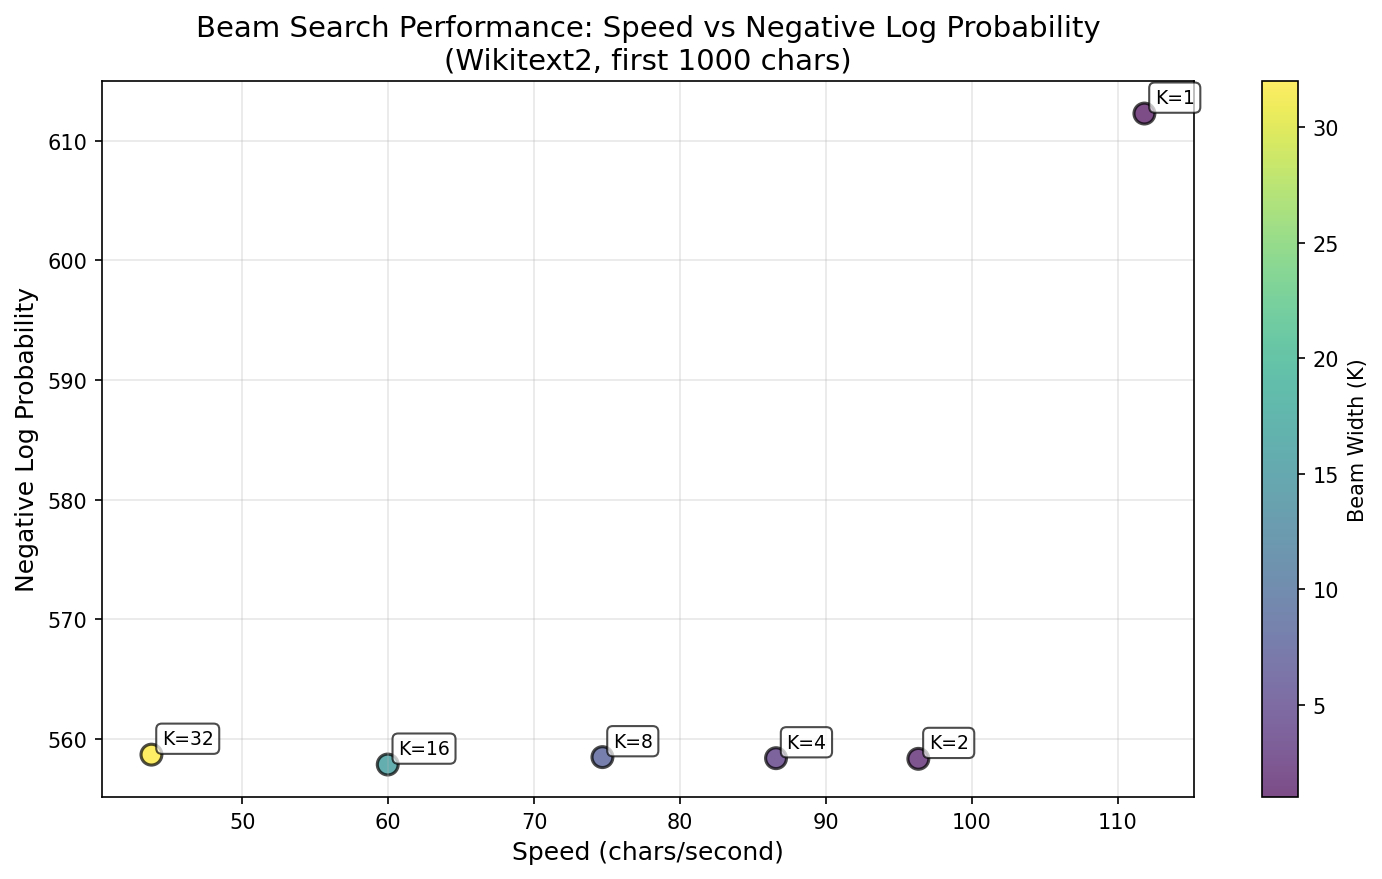

Here is the Python script that generated this plot:
import argparse
import asyncio
import time

import matplotlib.pyplot as plt

from datasets import load_dataset
from genlm.backend import load_model_by_name
from genlm.backend.tokenization.bytes import get_byte_vocab
from genlm.bytes import ByteBeamState, BeamParams, advance_byte_states
from genlm.bytes.byte_lm.trie_state import LazyTrieState, TrieMode
from genlm.bytes.trie import AsyncTokenByteTrie


async def benchmark_k_value(
    llm,
    text_bytes: bytes,
    K: int,
    verbose: bool = False,
    *,
    batch_size: int = 1,
    trie_max_batch: int | None = None,
):
    """Benchmark beam search with a specific K value.

    Supports sentence-level batching by advancing multiple beams in lockstep.

    Returns:
        tuple: (average_negative_log_prob, chars_per_second, success)
    """

    batch_size = max(1, batch_size)
    text_batch = [text_bytes for _ in range(batch_size)]

    params = BeamParams(
        K=K,
        verbose=verbose,
        eos_tokens=[llm.byte_vocab[llm.tokenizer.eos_token_id]],
        heal=True,
    )

    max_batch = trie_max_batch if trie_max_batch is not None else max(64, batch_size)
    async_trie = AsyncTokenByteTrie.from_vocab(
        get_byte_vocab(llm.tokenizer),
        eos_tokens=params.eos_tokens,
        max_batch_size=max_batch,
    )

    states: list[ByteBeamState] = []

    try:
        for _ in range(batch_size):
            lazy_state = LazyTrieState.initial(llm, async_trie, mode=TrieMode.WITH_EOS)
            states.append(ByteBeamState([await lazy_state.materialize()], params))

        positions = [0] * batch_size
        total_chars = sum(len(bs) for bs in text_batch)
        start_time = time.perf_counter()

        while True:
            active_indices = [
                i for i, bs in enumerate(text_batch) if positions[i] < len(bs)
            ]
            if not active_indices:
                break

            step_states = [states[i] for i in active_indices]
            step_bytes = [text_batch[i][positions[i]] for i in active_indices]

            advanced_states = await advance_byte_states(step_states, step_bytes)

            for offset, idx in enumerate(active_indices):
                next_state = advanced_states[offset]
                if len(next_state) == 0:
                    return (None, None, False)
                states[idx] = next_state
                positions[idx] += 1

        elapsed_time = time.perf_counter() - start_time

        total_neg_log_prob = -sum(state.logZ for state in states)
        avg_neg_log_prob = total_neg_log_prob / batch_size
        chars_per_second = total_chars / elapsed_time if elapsed_time > 0 else 0

        return (avg_neg_log_prob, chars_per_second, True)

    except Exception as e:
        if verbose:
            print(f"Error with K={K}: {e}")
        return (None, None, False)
    finally:
        if states:
            await asyncio.gather(*(state.cleanup() for state in states))
        else:
            await async_trie.cleanup()


async def run_benchmark(
    text: str,
    K_values: list[int],
    batch_size: int = 1,
    verbose: bool = False,
    trie_max_batch: int | None = None,
):
    """Run benchmark for multiple K values."""
    print("Loading model...")
    llm = load_model_by_name("meta-llama/Llama-3.2-1B")
    text_bytes = text.encode("utf-8")
    
    results = []
    
    for K in K_values:
        print(f"Benchmarking K={K} (batch={batch_size})...")
        neg_log_prob, chars_per_sec, success = await benchmark_k_value(
            llm,
            text_bytes,
            K,
            verbose=verbose,
            batch_size=batch_size,
            trie_max_batch=trie_max_batch,
        )
        
        if success:
            results.append({
                'K': K,
                'negative_log_prob': neg_log_prob,
                'chars_per_second': chars_per_sec,
                'batch_size': batch_size,
                'total_chars': len(text_bytes) * batch_size,
            })
            print(
                f"  K={K}: -logP(avg)={neg_log_prob:.2f}, "
                f"speed={chars_per_sec:.1f} chars/s (batch={batch_size})"
            )
        else:
            print(f"  K={K}: FAILED")
    
    return results


def plot_results(results: list[dict], output_file: str = "benchmark_k_values.png"):
    """Plot negative log probability vs speed for different K values."""
    if not results:
        print("No results to plot")
        return
    
    K_vals = [r['K'] for r in results]
    neg_log_probs = [r['negative_log_prob'] for r in results]
    speeds = [r['chars_per_second'] for r in results]
    
    fig, ax = plt.subplots(figsize=(10, 6))
    
    # Create scatter plot with K values as colors
    scatter = ax.scatter(
        speeds,
        neg_log_probs,
        c=K_vals,
        s=100,
        alpha=0.7,
        cmap='viridis',
        edgecolors='black',
        linewidths=1.5,
    )
    
    # Add labels for each point
    for i, k in enumerate(K_vals):
        ax.annotate(
            f'K={k}',
            (speeds[i], neg_log_probs[i]),
            xytext=(5, 5),
            textcoords='offset points',
            fontsize=9,
            bbox=dict(boxstyle='round,pad=0.3', facecolor='white', alpha=0.7),
        )
    
    ax.set_xlabel('Speed (chars/second)', fontsize=12)
    ax.set_ylabel('Negative Log Probability', fontsize=12)
    ax.set_title('Beam Search Performance: Speed vs Negative Log Probability\n(Wikitext2, first 1000 chars)', fontsize=14)
    ax.grid(True, alpha=0.3)
    
    # Add colorbar
    cbar = plt.colorbar(scatter, ax=ax)
    cbar.set_label('Beam Width (K)', fontsize=10)
    
    plt.tight_layout()
    plt.savefig(output_file, dpi=150, bbox_inches='tight')
    print(f"\nPlot saved to {output_file}")
    plt.show()


def main():
    parser = argparse.ArgumentParser(description="Benchmark beam search K values")
    parser.add_argument(
        "--chars",
        type=int,
        default=1000,
        help="Number of leading characters from Wikitext2 test split to benchmark",
    )
    parser.add_argument(
        "--batch-size",
        type=int,
        default=1,
        help="Number of sentences to decode concurrently",
    )
    parser.add_argument(
        "--verbose",
        action="store_true",
        help="Enable verbose beam logging",
    )
    parser.add_argument(
        "--trie-max-batch",
        type=int,
        default=None,
        help="Override trie max_batch_size (default: max(64, batch_size))",
    )
    parser.add_argument(
        "--no-plot",
        action="store_true",
        help="Skip rendering the matplotlib plot",
    )

    args = parser.parse_args()

    batch_size = max(1, args.batch_size)

    print("Loading Wikitext2 dataset...")
    dataset = load_dataset("wikitext", "wikitext-2-raw-v1", split="test")

    text = ""
    for entry in dataset:
        if entry["text"].strip():
            text += entry["text"]
            if len(text) >= args.chars:
                break

    text = text[: args.chars]
    print(f"Using first {len(text)} characters from Wikitext2")
    print(f"Preview: {text[:100]}...")

    K_values = [1, 2, 4, 8, 16, 32]
    # K_values = [4]

    results = asyncio.run(
        run_benchmark(
            text,
            K_values,
            batch_size=batch_size,
            verbose=args.verbose,
            trie_max_batch=args.trie_max_batch,
        )
    )

    print("\n" + "=" * 60)
    print("SUMMARY")
    print("=" * 60)
    print(f"{'K':<5} {'-logP(avg)':<15} {'chars/s':<15} {'batch':<6}")
    print("-" * 60)
    for r in results:
        print(
            f"{r['K']:<5} {r['negative_log_prob']:<15.2f} "
            f"{r['chars_per_second']:<15.1f} {r['batch_size']:<6}"
        )

    if batch_size > 1 and results:
        total_chars = results[0]['total_chars']
        print(
            f"\nchars/s reflects total throughput across {batch_size} sentences "
            f"({total_chars} chars per run)."
        )

    if not args.no_plot:
        plot_results(results)


if __name__ == "__main__":
    main()
